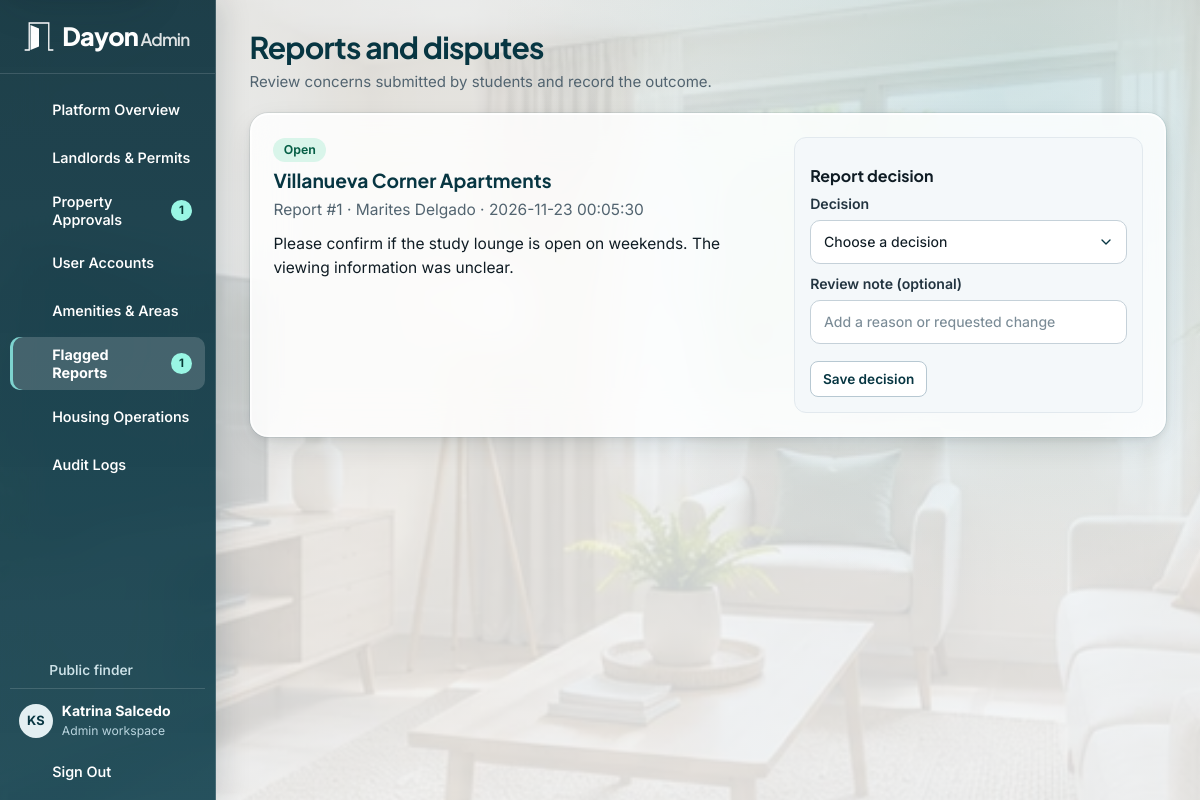
Screenshot of /admin/reports.php (signed in) with the database file from the repository.
### tables this page shows
CREATE TABLE users (
    user_id BIGINT UNSIGNED AUTO_INCREMENT PRIMARY KEY,
    role_id TINYINT UNSIGNED NOT NULL,
    email VARCHAR(150) NOT NULL UNIQUE,
    password_hash VARCHAR(255) NOT NULL,
    first_name VARCHAR(80) NOT NULL,
    last_name VARCHAR(80) NOT NULL,
    phone_number VARCHAR(20) NOT NULL,
    account_status ENUM('active', 'suspended', 'pending') NOT NULL DEFAULT 'active',
    created_at TIMESTAMP NOT NULL DEFAULT CURRENT_TIMESTAMP,
    updated_at TIMESTAMP NOT NULL DEFAULT CURRENT_TIMESTAMP ON UPDATE CURRENT_TIMESTAMP,
    CONSTRAINT fk_users_role FOREIGN KEY (role_id) REFERENCES roles(role_id)
);

CREATE TABLE roles (
    role_id TINYINT UNSIGNED AUTO_INCREMENT PRIMARY KEY,
    role_name VARCHAR(30) NOT NULL UNIQUE
);

CREATE TABLE reports (
    report_id BIGINT UNSIGNED AUTO_INCREMENT PRIMARY KEY,
    reporter_id BIGINT UNSIGNED NOT NULL,
    property_id BIGINT UNSIGNED NOT NULL,
    reason TEXT NOT NULL,
    status ENUM('open', 'reviewed', 'resolved', 'dismissed') NOT NULL DEFAULT 'open',
    reviewed_by BIGINT UNSIGNED NULL,
    created_at TIMESTAMP NOT NULL DEFAULT CURRENT_TIMESTAMP,
    CONSTRAINT fk_report_user FOREIGN KEY (reporter_id) REFERENCES users(user_id),
    CONSTRAINT fk_report_property FOREIGN KEY (property_id) REFERENCES properties(property_id) ON DELETE CASCADE,
    CONSTRAINT fk_report_reviewer FOREIGN KEY (reviewed_by) REFERENCES users(user_id) ON DELETE SET NULL
);

CREATE TABLE properties (
    property_id BIGINT UNSIGNED AUTO_INCREMENT PRIMARY KEY,
    landlord_id BIGINT UNSIGNED NOT NULL,
    barangay_id INT UNSIGNED NOT NULL,
    property_name VARCHAR(150) NOT NULL,
    property_type ENUM('boarding_house', 'apartment', 'dormitory', 'bedspace') NOT NULL DEFAULT 'boarding_house',
    description TEXT NULL,
    street_address VARCHAR(255) NULL,
    nearest_school VARCHAR(150) NULL,
    nearest_landmark VARCHAR(255) NULL,
    latitude DECIMAL(10, 7) NULL,
    longitude DECIMAL(10, 7) NULL,
    distance_to_campus_m INT UNSIGNED NULL,
    gender_policy ENUM('all', 'male_only', 'female_only') NULL DEFAULT NULL,
    curfew_time TIME NULL,
    no_curfew TINYINT(1) NOT NULL DEFAULT 0,
    house_rules TEXT NULL,
    water_billing ENUM('included', 'submetered', 'shared', 'fixed') NULL,
    water_notes VARCHAR(150) NULL,
    electricity_billing ENUM('included', 'submetered', 'shared', 'own_meter') NULL,
    electricity_notes VARCHAR(150) NULL,
    wifi_policy ENUM('free', 'paid', 'tenant_own', 'none') NULL,
    wifi_notes VARCHAR(150) NULL,
    furnishing_status ENUM('unfurnished', 'semi_furnished', 'fully_furnished') NULL,
    deposit_terms VARCHAR(200) NULL,
    minimum_stay VARCHAR(100) NULL,
    payment_methods VARCHAR(150) NULL,
    visitor_policy VARCHAR(200) NULL,
    cooking_policy VARCHAR(200) NULL,
    pet_policy VARCHAR(150) NULL,
    contact_person VARCHAR(120) NULL,
    contact_phone VARCHAR(30) NULL,
    contact_social VARCHAR(200) NULL,
    viewing_hours VARCHAR(150) NULL,
    custom_details TEXT NULL,
    is_featured TINYINT(1) NOT NULL DEFAULT 0,
    approval_status ENUM('pending', 'approved', 'rejected', 'revision_requested') NOT NULL DEFAULT 'pending',
    approved_by BIGINT UNSIGNED NULL,
    approved_at TIMESTAMP NULL,
    created_at TIMESTAMP NOT NULL DEFAULT CURRENT_TIMESTAMP,
    updated_at TIMESTAMP NOT NULL DEFAULT CURRENT_TIMESTAMP ON UPDATE CURRENT_TIMESTAMP,
    INDEX idx_properties_search (approval_status, property_type, gender_policy, distance_to_campus_m),
    INDEX idx_properties_featured_type (approval_status, is_featured, property_type, barangay_id),
    CONSTRAINT fk_property_landlord FOREIGN KEY (landlord_id) REFERENCES landlord_profiles(landlord_id),
    CONSTRAINT fk_property_barangay FOREIGN KEY (barangay_id) REFERENCES barangays(barangay_id),
    CONSTRAINT fk_property_approver FOREIGN KEY (approved_by) REFERENCES users(user_id) ON DELETE SET NULL
);

### includes/bootstrap.php (called while the page is built, shortened)
<?php
require_once __DIR__ . '/../config/constants.php';
require_once __DIR__ . '/../config/db.php';
require_once __DIR__ . '/helpers.php';
try {
    if (!empty($_SESSION['user_id'])) {
        $user = row(
            "SELECT u.user_id, u.email, u.first_name, u.last_name, u.phone_number, u.account_status,
                    r.role_name, CONCAT(u.first_name, ' ', u.last_name) AS full_name
             FROM users u JOIN roles r USING (role_id)
             WHERE u.user_id = ? AND u.account_status = 'active'",
            [$_SESSION['user_id']]
        );
    }
} catch (PDOException $exception) {
    error_log($exception->getMessage());
    abort_request(503, 'Dayon could not connect to the database. Check that MySQL is running and import database/dayon_db.sql.');
}

### admin/reports.php (the view, shortened to what this page needs)
<?php
require __DIR__ . '/../includes/bootstrap.php';
require __DIR__ . '/_forms.php';
$reports = rows("SELECT t.*, p.property_name, CONCAT(u.first_name, ' ', u.last_name) AS reporter,
        CONCAT(a.first_name, ' ', a.last_name) AS reviewer
    FROM reports t JOIN properties p ON p.property_id = t.property_id
    JOIN users u ON u.user_id = t.reporter_id
    LEFT JOIN users a ON a.user_id = t.reviewed_by
    ORDER BY FIELD(t.status, 'open', 'reviewed', 'resolved', 'dismissed'), t.created_at DESC, t.report_id DESC");
$pageTitle = 'Reports and disputes';
$pageDescription = 'Review concerns submitted by students and record the outcome.';
require __DIR__ . '/../includes/portal_header.php';
?>
<?php foreach ($reports as $report): ?>
    <?php
    $choices = match ($report['status']) {
        'open' => ['reviewed' => 'Mark under review', 'resolved' => 'Resolve report', 'dismissed' => 'Dismiss report'],
        'reviewed' => ['resolved' => 'Resolve report', 'dismissed' => 'Dismiss report'],
        default => ['open' => 'Reopen report'],
    };
    ?>
    <article class="panel review-layout" id="report-<?= (int) $report['report_id'] ?>">
        <div class="record-summary">
            <span class="badge <?= e($report['status']) ?>"><?= e(admin_status_label($report['status'])) ?></span>
            <h2><?= e($report['property_name']) ?></h2>
            <p class="muted">Report #<?= e($report['report_id']) ?> · <?= e($report['reporter']) ?> · <?= e($report['created_at']) ?></p>
            <p><?= nl2br(e($report['reason'])) ?></p>
        </div>
        <div class="record-decision"><h3>Report decision</h3><?php admin_status_form('report', (int) $report['report_id'], $choices, true); ?></div>
    </article>
<?php endforeach; ?>
<?php require __DIR__ . '/../includes/portal_footer.php'; ?>

### includes/portal_header.php (shortened to what this page needs)
<?php
$portalRole = $user['role_name'];
$navBadges = [];
if ($portalRole === 'admin') {
    $navBadges['admin/verifications.php'] = (int) scalar("SELECT (SELECT COUNT(*) FROM landlord_profiles WHERE verification_status = 'pending') + (SELECT COUNT(*) FROM landlord_permits WHERE verification_status = 'submitted')");
    $navBadges['admin/properties.php'] = (int) scalar("SELECT COUNT(*) FROM properties WHERE approval_status = 'pending'");
    $navBadges['admin/reports.php'] = (int) scalar("SELECT COUNT(*) FROM reports WHERE status IN ('open', 'reviewed')");
} elseif ($portalRole === 'landlord') {
    $navBadges['landlord/reservations.php'] = (int) scalar("SELECT COUNT(*) FROM reservations q JOIN rooms r ON r.room_id = q.room_id JOIN properties p ON p.property_id = r.property_id WHERE p.landlord_id = ? AND q.status = 'pending'", [$user['user_id']]);
} elseif ($portalRole === 'student') {
    $navBadges['student/bookmarks.php'] = student_bookmark_count($user);
}
$menus = [
    'student' => [
        ['student/dashboard.php', 'Overview', 'home'],
        ['index.php#listings', 'Find Housing', 'search'],
        ['student/bookmarks.php', 'Bookmarked Houses', 'bookmark'],
        ['student/reservations.php', 'My Requests', 'calendar'],
        ['student/dashboard.php#active-lease', 'Active Lease', 'file'],
        ['student/billing.php', 'Rent & Receipts', 'wallet'],
        ['student/maintenance.php', 'Maintenance', 'tool'],
        ['student/profile.php', 'My Profile', 'user'],
    ],
    'landlord' => [
        ['landlord/dashboard.php', 'Dashboard', 'grid'],
        ['landlord/properties.php', 'Properties & Photos', 'building'],
        ['landlord/rooms.php', 'Rooms & Occupancy', 'bed'],
        ['landlord/reservations.php', 'Visit & Bed Requests', 'calendar'],
        ['landlord/leases.php', 'Tenant Leases', 'users'],
        ['landlord/billing.php', 'Billing & Utilities', 'wallet'],
        ['landlord/maintenance.php', 'Maintenance & Notices', 'tool'],
        ['landlord/verification.php', 'Permits & Trust', 'shield'],
    ],
    'admin' => [
        ['admin/dashboard.php', 'Platform Overview', 'grid'],
        ['admin/verifications.php', 'Landlords & Permits', 'shield'],
        ['admin/properties.php', 'Property Approvals', 'building'],
        ['admin/users.php', 'User Accounts', 'users'],
        ['admin/catalogs.php', 'Amenities & Areas', 'layers'],
        ['admin/reports.php', 'Flagged Reports', 'report'],
        ['admin/operations.php', 'Housing Operations', 'bed'],
        ['admin/audit_logs.php', 'Audit Logs', 'file'],
    ],
];
$portalRoute = $portalRole . '/' . basename($_SERVER['SCRIPT_NAME']);
$portalLease = $portalRole === 'student' ? ($lease ?? active_lease((int) $user['user_id'])) : null;
$studentLeaseRoutes = ['student/dashboard.php#active-lease', 'student/billing.php', 'student/maintenance.php'];
$portalLinks = $portalRole === 'student' && !$portalLease
    ? array_filter($menus[$portalRole], static fn (array $link): bool => !in_array($link[0], $studentLeaseRoutes, true))
    : $menus[$portalRole];
require __DIR__ . '/document_head.php';
?>
<body class="portal-body portal-<?= e($portalRole) ?>">
<div class="portal-layout">
    <aside class="portal-sidebar" aria-label="<?= e(ucfirst($portalRole)) ?> workspace">
        <div class="portal-brand"><?php require __DIR__ . '/brand.php'; ?></div>
        <details class="portal-navigation navigation-disclosure" data-navigation="860" open>
            <div class="portal-navigation-content">
                <nav class="portal-menu" aria-label="Workspace pages">
                    <?php foreach ($portalLinks as [$route, $label, $glyph]):
                        $count = $navBadges[$route] ?? 0;
                    ?>
                        <a href="<?= e(url($route)) ?>"<?= $portalRoute === $route ? ' aria-current="page"' : '' ?>><?= icon($glyph) ?><span><?= e($label) ?></span>
                            <?php if ($count > 0): ?><span class="menu-count"><?= $count ?></span><?php endif; ?>
                        </a>
                    <?php endforeach; ?>
                </nav>
                <div class="portal-sidebar-bottom">
                    <?php if ($portalRole !== 'student'): ?>
                        <a class="portal-public-link" href="<?= e(url()) ?>"><?= icon('arrow-left') ?> Public finder</a>
                    <?php endif; ?>
                    <div class="portal-identity">
                        <span class="avatar" aria-hidden="true"><?= e(user_initials($user)) ?></span>
                        <div><strong><?= e($user['full_name']) ?></strong><span><?= e(ucfirst($portalRole)) ?> workspace</span></div>
                    </div>
                    <form method="post" action="<?= e(url('actions/auth_logout.php')) ?>" class="portal-logout">
                        <button type="submit"><?= icon('logout') ?> Sign Out</button>
                    </form>
                </div>
            </div>
        </details>
    </aside>
    <main id="main" class="portal-main">
        <header class="portal-page-heading<?= !empty($pageHeaderClass) ? ' ' . e($pageHeaderClass) : '' ?>">
            <div>
                <h1><?= e($pageTitle) ?></h1>
                <?php if (!empty($pageDescription)): ?><p><?= e($pageDescription) ?></p><?php endif; ?>
            </div>
        </header>

### admin/_forms.php (shortened to what this page needs)
<?php
function admin_status_form(string $operation, int $id, array $choices, bool $withNote = false, string $search = ''): void
{
    ?>
    <form method="post" action="<?= e(url('actions/admin_action.php')) ?>" class="decision-form">
        <?php if (count($choices) === 1): ?>
            <input type="hidden" name="status" value="<?= e(array_key_first($choices)) ?>">
        <?php else: ?>
            <label class="form-field">Decision
                <select name="status" required>
                    <option value="">Choose a decision</option>
                </select>
            </label>
        <?php endif; ?>
        <?php if ($withNote): ?>
            <label class="form-field">Review note (optional)
                <input type="text" name="note" maxlength="500" placeholder="Add a reason or requested change">
            </label>
        <?php endif; ?>
        <button class="button secondary small" type="submit"<?= $operation === 'user' && isset($choices['suspended']) ? ' data-confirm="Suspend this account? The user will lose access until you reactivate it."' : '' ?>><?= e(count($choices) === 1 ? reset($choices) : 'Save decision') ?></button>
    </form>
    <?php
}
function admin_status_label(string $status): string
{
    return ucfirst(str_replace('_', ' ', $status));
}

### rows the page displays
users: user_initials($user) "KS", role.role_name "Admin"
reports: status "Open", property.property_name "Villanueva Corner Apartments", report_id "1", reporter "Marites Delgado", created_at "2026-11-23 00:05:30", reason "Please confirm if the study lounge is open on weekends. The viewing information was unclear."

### other values shown
$label "Platform Overview"
$label "Landlords & Permits"
$label "Property Approvals"
$count "1"
$label "User Accounts"
$label "Amenities & Areas"
$label "Flagged Reports"
$label "Housing Operations"
$label "Audit Logs"
$user['full_name'] "Katrina Salcedo"
$pageTitle "Reports and disputes"
$pageDescription "Review concerns submitted by students and record the outcome."
